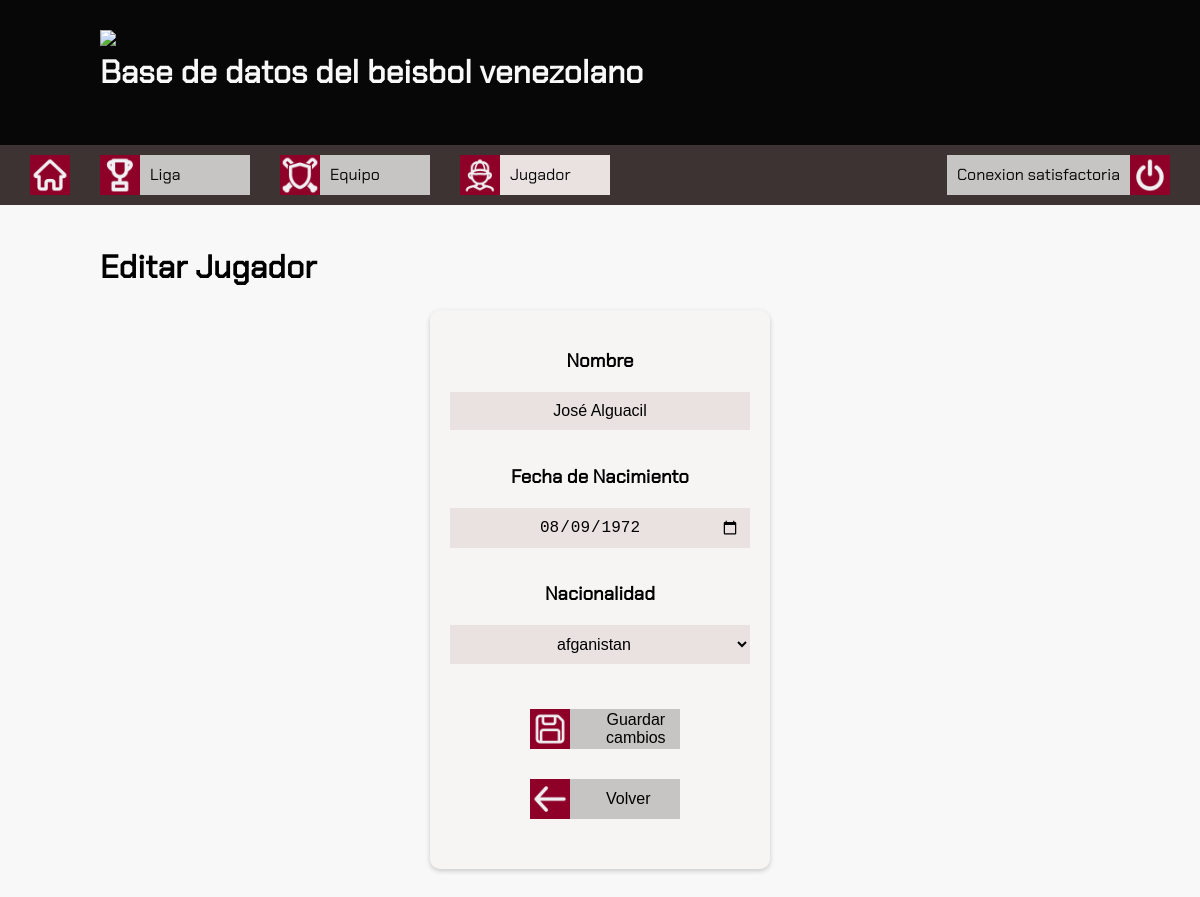
Screenshot of /editar_manager.php?id=1 with the database file from the repository.
### tables this page shows
CREATE TABLE `t_manager` (
  `id_manager` int(11) NOT NULL,
  `nombre_manager` varchar(50) NOT NULL,
  `fecha_nacimiento_manager` date DEFAULT NULL,
  `nacionalidad_manager` varchar(50) NOT NULL
);

### editar_manager.php (the view, shortened to what this page needs)
<!DOCTYPE html>
<html lang="es">
<head>
  <link rel="stylesheet" href="style.css">
</head>
<body>
  <header>
    <div class="container">
      <img src="img/logo.png" class="logo">
      <h1> Base de datos del beisbol venezolano</h1>
    </div>
  </header>
  <?php include "nav_jugador.php"; ?>
  <?php
  if (isset($_GET['id'])) {
    $id = mysqli_real_escape_string($cone, $_GET['id']);
    $sql = "SELECT * FROM t_manager WHERE id_manager = $id";
    $result = mysqli_query($cone, $sql);
  } else {
    echo "<h1>Error: ID de manager faltante.</h1>";
  }
  $row = mysqli_fetch_assoc($result);
  ?>
  <div class="container">
    <h1>Editar Jugador</h1>
    <section class="tarjeta-container">
      <div class="tarjeta">
        <form method="post" action="">
          <div>
            <h3>Nombre</h3>
            <input type="text" name="nombre_manager" value="<?php echo $row['nombre_manager'] ?>">
          </div>
          <div>
            <h3>Fecha de Nacimiento</h3>
            <input type="date" name="fecha_nacimiento_manager" value="<?php echo $row['fecha_nacimiento_manager'] ?>">
          </div>
          <div>
            <h3>Nacionalidad</h3>
            <select name="nacionalidad_manager">
              <option value="afganistan">afganistan</option>
            </select>
          </div>
          <div class="button-container">
            <div class="elemento-izquierda elemento-izquierda-texto">
              <img src="img/guardar.jpg" width="40" height="40">
              <button type="submit" name="guardar">Guardar cambios</button>
            </div>
            <div class="elemento-izquierda elemento-izquierda-texto">
              <img src="img/atras.jpg" width="40" height="40">
              <a href="ligas.php>"><button type="button">Volver</button></a>
            </div>
          </div>
        </form>
      </div>
    </section>
</body>
</html>

### style.css (style rules this page uses)
body { font-family: 'Chakra Petch'; margin: 0; padding: 0; background-color: #f8f8f8; position: relative; min-height: 100vh; }
.container { max-width: 1000px; margin: 0 auto; padding: 20px; }
header { background-color: #070707; color: #f8f8f8; padding: 10px 0; }
.logo { width: 300px; height: auto; float: left; }
a { text-decoration: none; color: #070707; }
.elemento-izquierda { display: flex; align-items: center; margin-left: 30px; }
.elemento-izquierda-texto { display: flex; align-items: center; margin-left: 30px; background-color: #C7C4C4; width: 150px; transition: ease-in-out 0.5s }
.tarjeta-container { display: flex; flex-wrap: wrap; justify-content: space-around; }
.tarjeta { width: 300px; text-align: center; padding: 20px; margin-bottom: 40px; border: none; background-color: #f7f4f4; border-radius: 10px; box-shadow: 0px 2px 5px #07070731; transition: ease-in-out 0.5s; }
.tarjeta input, select { width: 300px; padding: 10px; background-color: #eae1e1; border: none; box-sizing: border-box; margin-bottom: 15px; font-size: 16px; text-align: center; }
.button-container { align-items: center; margin-top: 30px; margin-bottom: 30px; margin-left: 50px; }
.button-container .elemento-izquierda.elemento-izquierda-texto { margin-top: 30px; }
.button-container button { margin-left: 30px; margin-right: 30px; background-color: #C7C4C4; height: 40px; width: 150 px; border: none; font-size: 16px; transition: ease-in-out 0.5s; }

### rows the page displays
t_manager: nombre_manager "José Alguacil", fecha_nacimiento_manager "08/09/1972"
